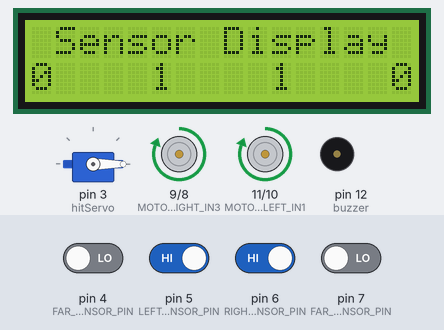
A sketch run on a simulated Arduino Uno, built with avr-gcc and run on an emulated ATmega328P. Parts: servo, 16×2 character LCD, motor-driver pin pairs drawn as motors (green arrow = first pin HIGH = forward, orange = second pin HIGH = backward, longer = more drive), buzzer (waves = sounding). The inputs (shaded band) are chosen by the test bench; at power-on: pin 5 (LEFT_SENSOR_PIN), pin 6 (RIGHT_SENSOR_PIN) HIGH, pin 4 (FAR_LEFT_SENSOR_PIN), pin 7 (FAR_RIGHT_SENSOR_PIN) LOW.

Above: at 1.9 s.
2.0 s: pin 5 (LEFT_SENSOR_PIN) driven LOW
At 4.4 s:
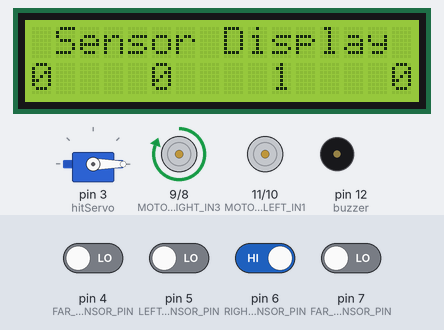
4.7 s: pin 6 (RIGHT_SENSOR_PIN) driven LOW
At 5.7 s:
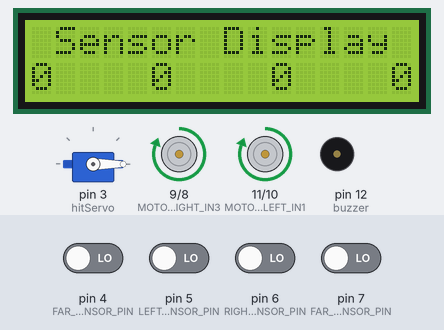
10.4 s: pin 5 (LEFT_SENSOR_PIN) driven HIGH
At 11.4 s:
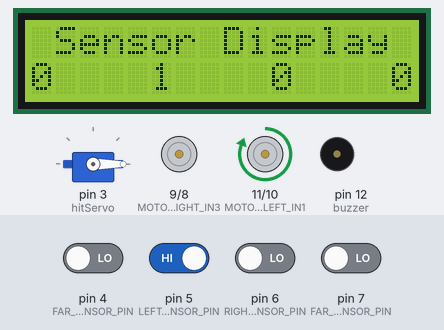
16.1 s: pin 6 (RIGHT_SENSOR_PIN) driven HIGH
At 21.7 s:
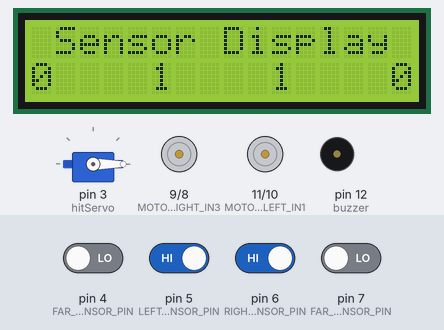
21.8 s: pin 4 (FAR_LEFT_SENSOR_PIN) driven HIGH
At 26.2 s:
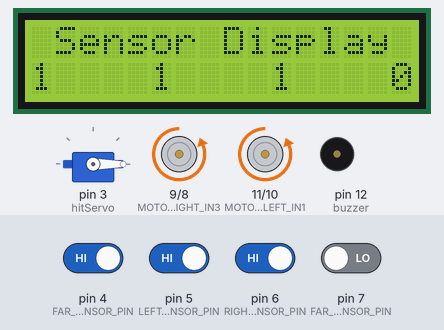
27.1 s: pin 7 (FAR_RIGHT_SENSOR_PIN) driven HIGH
At 34.7 s:
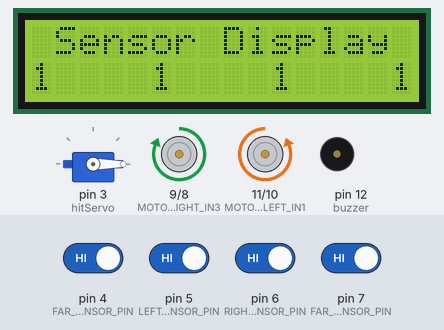
Timing chart, 0 to 44.8 s (numbered marks = the images above; inputs shaded):
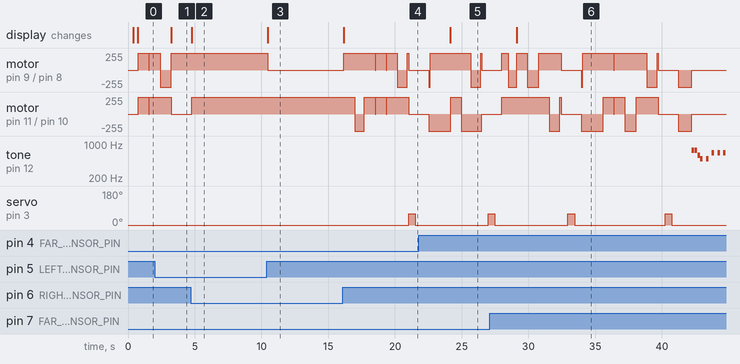

The sketch:

robot.ino
```cpp
#include <Wire.h>
#include <LiquidCrystal_I2C.h>
#include <Servo.h>

#define NOTE_B0  31
#define NOTE_C1  33
#define NOTE_CS1 35
#define NOTE_D1  37
#define NOTE_DS1 39
#define NOTE_E1  41
#define NOTE_F1  44
#define NOTE_FS1 46
#define NOTE_G1  49
#define NOTE_GS1 52
#define NOTE_A1  55
#define NOTE_AS1 58
#define NOTE_B1  62
#define NOTE_C2  65
#define NOTE_CS2 69
#define NOTE_D2  73
#define NOTE_DS2 78
#define NOTE_E2  82
#define NOTE_F2  87
#define NOTE_FS2 93
#define NOTE_G2  98
#define NOTE_GS2 104
#define NOTE_A2  110
#define NOTE_AS2 117
#define NOTE_B2  123
#define NOTE_C3  131
#define NOTE_CS3 139
#define NOTE_D3  147
#define NOTE_DS3 156
#define NOTE_E3  165
#define NOTE_F3  175
#define NOTE_FS3 185
#define NOTE_G3  196
#define NOTE_GS3 208
#define NOTE_A3  220
#define NOTE_AS3 233
#define NOTE_B3  247
#define NOTE_C4  262
#define NOTE_CS4 277
#define NOTE_D4  294
#define NOTE_DS4 311
#define NOTE_E4  330
#define NOTE_F4  349
#define NOTE_FS4 370
#define NOTE_G4  392
#define NOTE_GS4 415
#define NOTE_A4  440
#define NOTE_AS4 466
#define NOTE_B4  494
#define NOTE_C5  523
#define NOTE_CS5 554
#define NOTE_D5  587
#define NOTE_DS5 622
#define NOTE_E5  659
#define NOTE_F5  698
#define NOTE_FS5 740
#define NOTE_G5  784
#define NOTE_GS5 831
#define NOTE_A5  880
#define NOTE_AS5 932
#define NOTE_B5  988
#define NOTE_C6  1047
#define NOTE_CS6 1109
#define NOTE_D6  1175
#define NOTE_DS6 1245
#define NOTE_E6  1319
#define NOTE_F6  1397
#define NOTE_FS6 1480
#define NOTE_G6  1568
#define NOTE_GS6 1661
#define NOTE_A6  1760
#define NOTE_AS6 1865
#define NOTE_B6  1976
#define NOTE_C7  2093
#define NOTE_CS7 2217
#define NOTE_D7  2349
#define NOTE_DS7 2489
#define NOTE_E7  2637
#define NOTE_F7  2794
#define NOTE_FS7 2960
#define NOTE_G7  3136
#define NOTE_GS7 3322
#define NOTE_A7  3520
#define NOTE_AS7 3729
#define NOTE_B7  3951
#define NOTE_C8  4186
#define NOTE_CS8 4435
#define NOTE_D8  4699
#define NOTE_DS8 4978
#define REST      0

#define FAR_LEFT_SENSOR_PIN   4
#define LEFT_SENSOR_PIN       5
#define RIGHT_SENSOR_PIN      6
#define FAR_RIGHT_SENSOR_PIN  7

#define MOTOR_LEFT_IN1 11
#define MOTOR_LEFT_IN2 10
#define MOTOR_RIGHT_IN3 9
#define MOTOR_RIGHT_IN4 8


LiquidCrystal_I2C lcd(0x27, 16, 2);
Servo hitServo;

int farLeftSensorValue = 0;
int leftSensorValue = 0;
int rightSensorValue = 0;
int farRightSensorValue = 0;

int tempo = 140;

int buzzer = 12;
int melody[] = {

  // Take on me, by A-ha
  // Score available at https://musescore.com/user/27103612/scores/4834399
  // Arranged by Edward Truong

  NOTE_FS5,8, NOTE_FS5,8,NOTE_D5,8, NOTE_B4,8, REST,8, NOTE_B4,8, REST,8, NOTE_E5,8,
  REST,8, NOTE_E5,8, REST,8, NOTE_E5,8, NOTE_GS5,8, NOTE_GS5,8, NOTE_A5,8, NOTE_B5,8,
  NOTE_A5,8, NOTE_A5,8, NOTE_A5,8, NOTE_E5,8, REST,8, NOTE_D5,8, REST,8, NOTE_FS5,8,
  REST,8, NOTE_FS5,8, REST,8, NOTE_FS5,8, NOTE_E5,8, NOTE_E5,8, NOTE_FS5,8, NOTE_E5,8,
  NOTE_FS5,8, NOTE_FS5,8,NOTE_D5,8, NOTE_B4,8, REST,8, NOTE_B4,8, REST,8, NOTE_E5,8,

  REST,8, NOTE_E5,8, REST,8, NOTE_E5,8, NOTE_GS5,8, NOTE_GS5,8, NOTE_A5,8, NOTE_B5,8,
  NOTE_A5,8, NOTE_A5,8, NOTE_A5,8, NOTE_E5,8, REST,8, NOTE_D5,8, REST,8, NOTE_FS5,8,
  REST,8, NOTE_FS5,8, REST,8, NOTE_FS5,8, NOTE_E5,8, NOTE_E5,8, NOTE_FS5,8, NOTE_E5,8,
  NOTE_FS5,8, NOTE_FS5,8,NOTE_D5,8, NOTE_B4,8, REST,8, NOTE_B4,8, REST,8, NOTE_E5,8,
  REST,8, NOTE_E5,8, REST,8, NOTE_E5,8, NOTE_GS5,8, NOTE_GS5,8, NOTE_A5,8, NOTE_B5,8,

  NOTE_A5,8, NOTE_A5,8, NOTE_A5,8, NOTE_E5,8, REST,8, NOTE_D5,8, REST,8, NOTE_FS5,8,
  REST,8, NOTE_FS5,8, REST,8, NOTE_FS5,8, NOTE_E5,8, NOTE_E5,8, NOTE_FS5,8, NOTE_E5,8,

};

int notes = sizeof(melody) / sizeof(melody[0]) / 2;

int wholenote = (60000 * 4) / tempo;

int divider = 0, noteDuration = 0;

void setup() {
  hitServo.attach(3);
  hitServo.write(0);
  delay(250);

  pinMode(FAR_LEFT_SENSOR_PIN, INPUT);
  pinMode(LEFT_SENSOR_PIN, INPUT);
  pinMode(RIGHT_SENSOR_PIN, INPUT);
  pinMode(FAR_RIGHT_SENSOR_PIN, INPUT);

  pinMode(MOTOR_LEFT_IN1, OUTPUT);
  pinMode(MOTOR_LEFT_IN2, OUTPUT);
  pinMode(MOTOR_RIGHT_IN3, OUTPUT);
  pinMode(MOTOR_RIGHT_IN4, OUTPUT);

  digitalWrite(MOTOR_LEFT_IN1, LOW);
  digitalWrite(MOTOR_LEFT_IN2, LOW);
  digitalWrite(MOTOR_RIGHT_IN3, LOW);
  digitalWrite(MOTOR_RIGHT_IN4, LOW);

  lcd.init();
  lcd.init();
  lcd.clear();
  lcd.backlight();
  lcd.setCursor(0, 0);
  lcd.print(" Robot Started!");
  delay(300);
  displaySensor();
}

void readAllSensor() {
  farLeftSensorValue = digitalRead(FAR_LEFT_SENSOR_PIN);
  leftSensorValue = digitalRead(LEFT_SENSOR_PIN);
  rightSensorValue = digitalRead(RIGHT_SENSOR_PIN);
  farRightSensorValue = digitalRead(FAR_RIGHT_SENSOR_PIN);
}

void displaySensor() {
  readAllSensor();
  lcd.clear();
  lcd.setCursor(0, 0);
  lcd.print(" Sensor Display");
  lcd.setCursor(0, 1);
  lcd.print(farLeftSensorValue);
  lcd.setCursor(5, 1);
  lcd.print(leftSensorValue);
  lcd.setCursor(10, 1);
  lcd.print(rightSensorValue);
  lcd.setCursor(15, 1);
  lcd.print(farRightSensorValue);
  delay(10);
}
void motorStopAll() {
  digitalWrite(MOTOR_LEFT_IN1, LOW);
  digitalWrite(MOTOR_LEFT_IN2, LOW);
  digitalWrite(MOTOR_RIGHT_IN3, LOW);
  digitalWrite(MOTOR_RIGHT_IN4, LOW);
}

void forward(int delay_time) {
  digitalWrite(MOTOR_LEFT_IN1, HIGH);
  digitalWrite(MOTOR_LEFT_IN2, LOW);
  digitalWrite(MOTOR_RIGHT_IN3, HIGH);
  digitalWrite(MOTOR_RIGHT_IN4, LOW);
  delay(delay_time);
  //  motorStopAll();
}

void backward(int delay_time) {
  digitalWrite(MOTOR_LEFT_IN1, LOW);
  digitalWrite(MOTOR_LEFT_IN2, HIGH);
  digitalWrite(MOTOR_RIGHT_IN3, LOW);
  digitalWrite(MOTOR_RIGHT_IN4, HIGH);
  delay(delay_time);
  //  motorStopAll();
}

void turnLeft(int delay_time) {
  digitalWrite(MOTOR_LEFT_IN1, HIGH);
  digitalWrite(MOTOR_LEFT_IN2, LOW);
  digitalWrite(MOTOR_RIGHT_IN3, LOW);
  digitalWrite(MOTOR_RIGHT_IN4, LOW);
  delay(delay_time);
  // motorStopAll();
}

void turnRight(int delay_time) {
  digitalWrite(MOTOR_LEFT_IN1, LOW);
  digitalWrite(MOTOR_LEFT_IN2, LOW);
  digitalWrite(MOTOR_RIGHT_IN3, HIGH);
  digitalWrite(MOTOR_RIGHT_IN4, LOW);
  delay(delay_time);
  // motorStopAll();
}

void spinLeft(int delay_time) {
  digitalWrite(MOTOR_LEFT_IN1, HIGH);
  digitalWrite(MOTOR_LEFT_IN2, LOW);
  digitalWrite(MOTOR_RIGHT_IN3, LOW);
  digitalWrite(MOTOR_RIGHT_IN4, HIGH);
  delay(delay_time);
  // motorStopAll();
}

void spinRight(int delay_time) {
  digitalWrite(MOTOR_LEFT_IN1, LOW);
  digitalWrite(MOTOR_LEFT_IN2, HIGH);
  digitalWrite(MOTOR_RIGHT_IN3, HIGH);
  digitalWrite(MOTOR_RIGHT_IN4, LOW);
  delay(delay_time);
  // motorStopAll();
}

int track() {
  displaySensor();
  int delay_time = 50;
  if ((leftSensorValue == 0) && (rightSensorValue == 0)) {
    forward(delay_time);
  } else  if ((leftSensorValue == 0) && (rightSensorValue == 1)) {
    turnRight(delay_time);
  } else  if ((leftSensorValue == 1) && (rightSensorValue == 0)) {
    turnLeft(delay_time);
  } else {
    forward(800);
    motorStopAll();
    return 0;
  }
  return 1;
}

void hit() {
  motorStopAll();
  hitServo.write(60);
  delay(500);
  hitServo.write(0);
  delay(500);
}

void buzzerPlay() {
  for (int thisNote = 0; thisNote < notes * 2; thisNote = thisNote + 2) {

    // calculates the duration of each note
    divider = melody[thisNote + 1];
    if (divider > 0) {
      // regular note, just proceed
      noteDuration = (wholenote) / divider;
    } else if (divider < 0) {
      // dotted notes are represented with negative durations!!
      noteDuration = (wholenote) / abs(divider);
      noteDuration *= 1.5; // increases the duration in half for dotted notes
    }

    // we only play the note for 90% of the duration, leaving 10% as a pause
    tone(buzzer, melody[thisNote], noteDuration * 0.9);

    // Wait for the specief duration before playing the next note.
    delay(noteDuration);

    // stop the waveform generation before the next note.
    noTone(buzzer);
  }
}

void loop() {

  while (track()); // 1 ทางแยก
  while (track()); // 1 ทางแยก
  spinLeft(800); // เลี้ยวซ้าย

  while (track()); // 1 ทางแยก
  spinRight(700); // เลี้ยวขวา


  while (track()); // 1 ทางแยก
  while (track()); // 1 ทางแยก
  while (track()); // 1 ทางแยก
  spinLeft(750); // เลี้ยวซ้าย

  motorStopAll();
  forward(100);
  hit();
  delay(500);

  backward(100);

  spinRight(1500); // กลับหลังหัน
  while (track()); // 1 ทางแยก
  spinRight(700); // เลี้ยวขวา

  motorStopAll();
  backward(750);
  spinRight(70);
  motorStopAll();
  delay(500);
  hit();

  forward(500); //ถอยหลัง
  spinLeft(600); // เลี้ยวซ้าย

  while (track()); // 1 ทางแยก
  spinLeft(800); // เลี้ยวซ้าย

  while (track()); // 1 ทางแยก
  spinRight(800); // เลี้ยวขวา

  motorStopAll();
  forward(100);
  motorStopAll();
  delay(500);
  hit();

  backward(100); //ถอยหลัง
  spinRight(1500); // กลับหลังหัน

  while (track()); // 1 ทางแยก
  while (track()); // 1 ทางแยก
  spinRight(800); // เลี้ยวขวา

  while (track()); // 1 ทางแยก
  spinLeft(780); // เลี้ยวซ้าย
  motorStopAll();
  forward(100);
  motorStopAll();
  delay(500);
  hit();

  backward(1000);
  motorStopAll();
  buzzerPlay();
  spinRight(3000);
  motorStopAll();
  while (1);
}
```

Measured:
- after the input at 2.0 s, motor on pin 11 (MOTOR_LEFT_IN1) / pin 10 (MOTOR_LEFT_IN2): forward 255/255 → stopped after 1.2 s; the display: changes after 1.2 s (image 1)
- after the input at 4.7 s, motor on pin 11 (MOTOR_LEFT_IN1) / pin 10 (MOTOR_LEFT_IN2): stopped → forward 255/255 after 0.07 s; the display: changes after 0.06 s (image 2)
- after the input at 10.4 s, motor on pin 9 (MOTOR_RIGHT_IN3) / pin 8 (MOTOR_RIGHT_IN4): forward 255/255 → stopped after 0.07 s; the display: changes after 0.06 s (image 3)
- after the input at 21.8 s, the display: changes after 2.4 s (image 5)
- after the input at 27.1 s, the display: changes after 2.0 s (image 6)
- by itself, tone on pin 12 (buzzer): plays 740 Hz for 0.19 s, 740 Hz for 0.19 s, 587 Hz for 0.19 s, 494 Hz for 0.19 s, 494 Hz for 0.19 s, 659 Hz for 0.19 s … (8 notes in this stretch)
